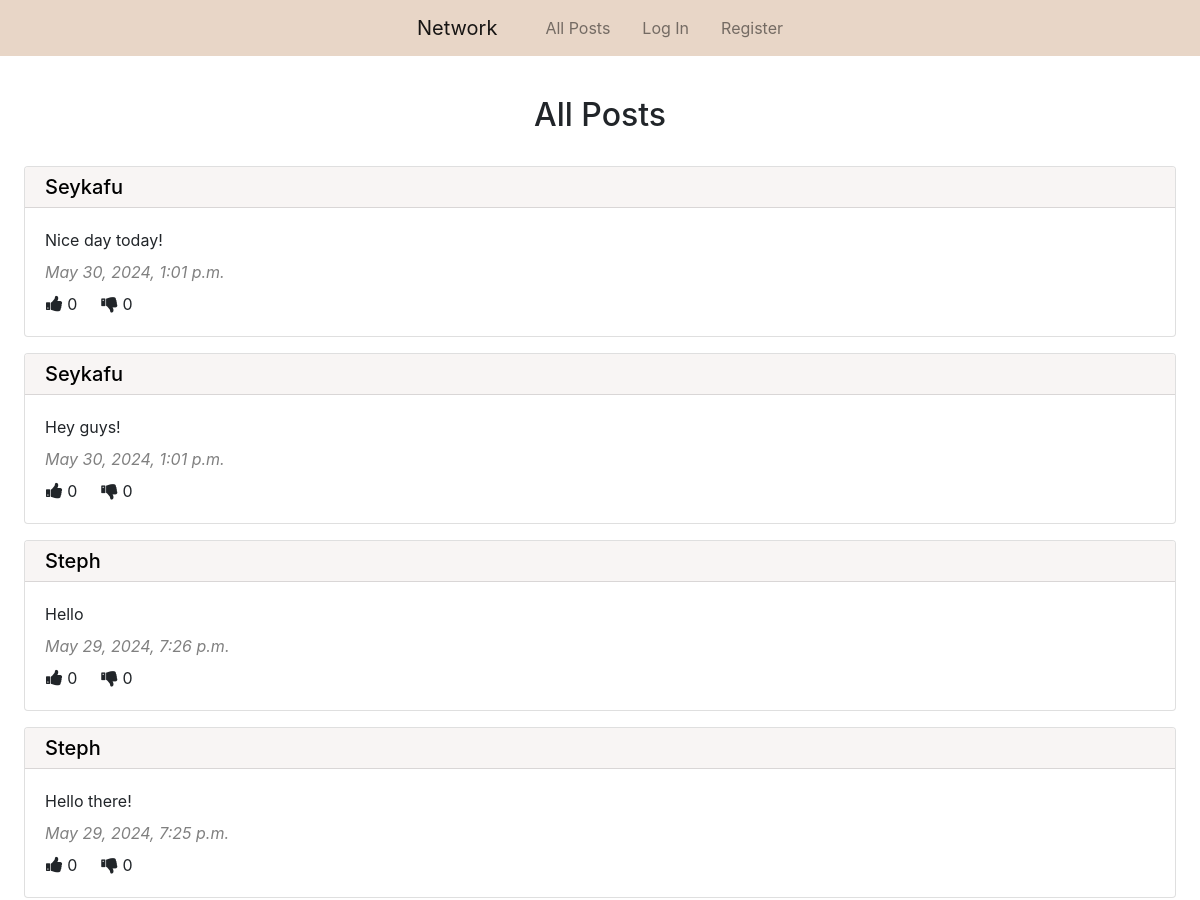
The app's page / (upper part), older data.
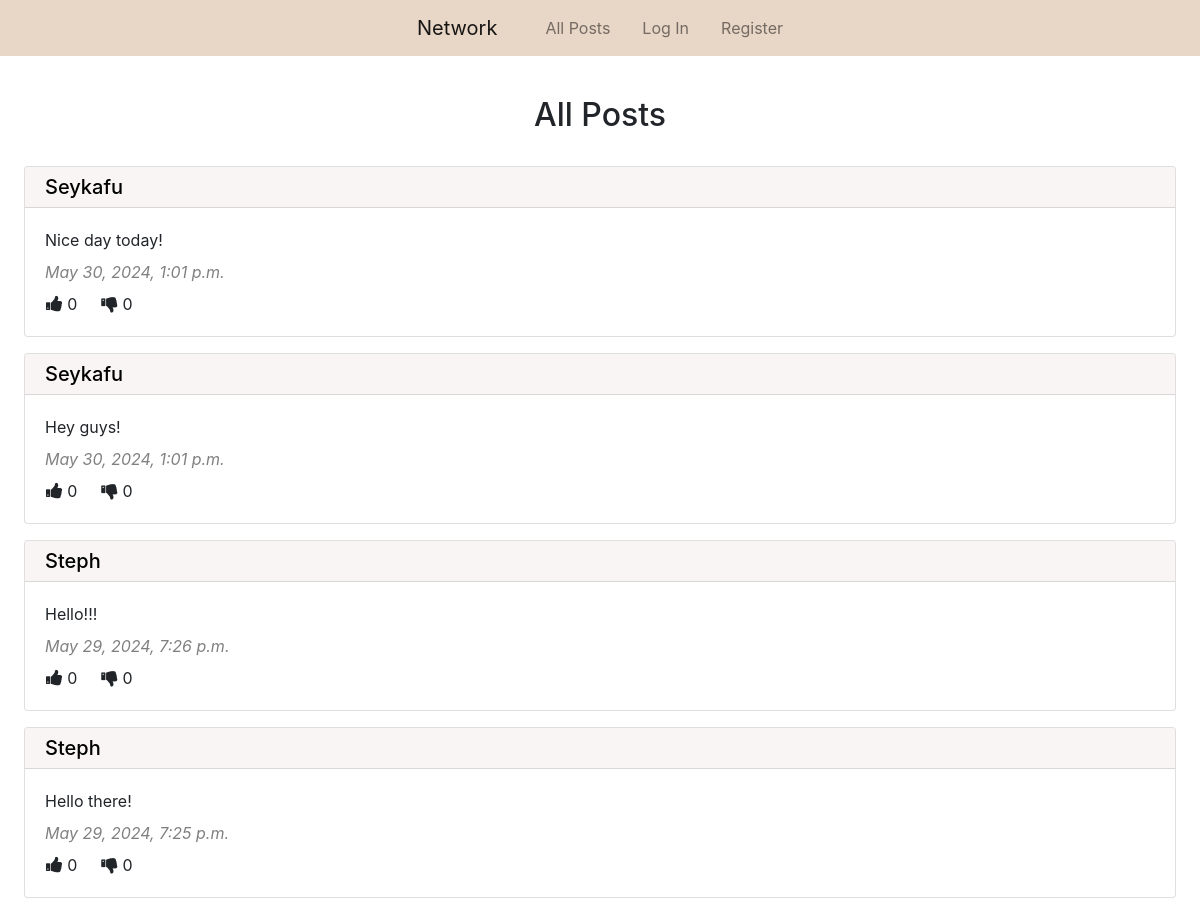
The same page, newer data.
### network/models.py (models this page shows, shortened)
class Post(models.Model):
    content = models.CharField(max_length=300)
    user = models.ForeignKey(User, on_delete=models.CASCADE, related_name="post_user")
    date_time = models.DateTimeField(auto_now_add=True)

class User(AbstractUser):
    pass

### network/views.py (the view)
# urls.py: path("", views.index, name="index"),
def index(request):
    all_posts = Post.objects.all().order_by("id").reverse()
    all_likes = Like.objects.all()
    your_liked_post_ids = []
    try:
        for like in all_likes:
            if like.user.id == request.user.id:
                your_liked_post_ids.append(like.post.id)
    except:
        your_liked_post_ids = []
    paginator = Paginator(all_posts, 10)
    page_number = request.GET.get("page")
    page_posts = paginator.get_page(page_number)
    return render(request, "network/index.html", {
        "page_posts": page_posts,
        "your_liked_post_ids": your_liked_post_ids
    })

### network/templates/network/index.html (shortened to what this page needs)
{% extends "network/layout.html" %}
{% block body %}
    <h2 class="px-5 pt-4 pb-3 mt-3 text-center">All Posts</h2>
    {% for post in page_posts %}
        <div class="px-4 py-2">
            <div class="card">
                <h5 class="card-header bg-brown pt-2 pb-2"><a class="blacklink" href="{% url 'profile' user_id=post.user.id %}">{{ post.user.username | capfirst }}</a></h5>
                <div class="card-body">
                    <p class="card-text mt-0 mb-2" id="content_{{ post.id }}">{{ post.content }}</p>
                    <p class="card-text grey mt-2 mb-1"><i>{{ post.date_time }}</i></p>
                    <div class="row pl-3 mt-2">
                        <div class="pr-4">
                            <i class="fa fa-thumbs-up" style="font-size:18px"></i> {{ post.like_post.count }}
                        </div>
                        <div>
                            <i class="fa fa-thumbs-down" style="font-size:18px"></i> 0
                        </div>
                    </div>
                </div>
            </div>
        </div>
    {% endfor %}
    <br>
{% endblock %}

Row changes from the older to the newer data that the page shows:
changed Post: content "Hello" → "Hello!!!"
